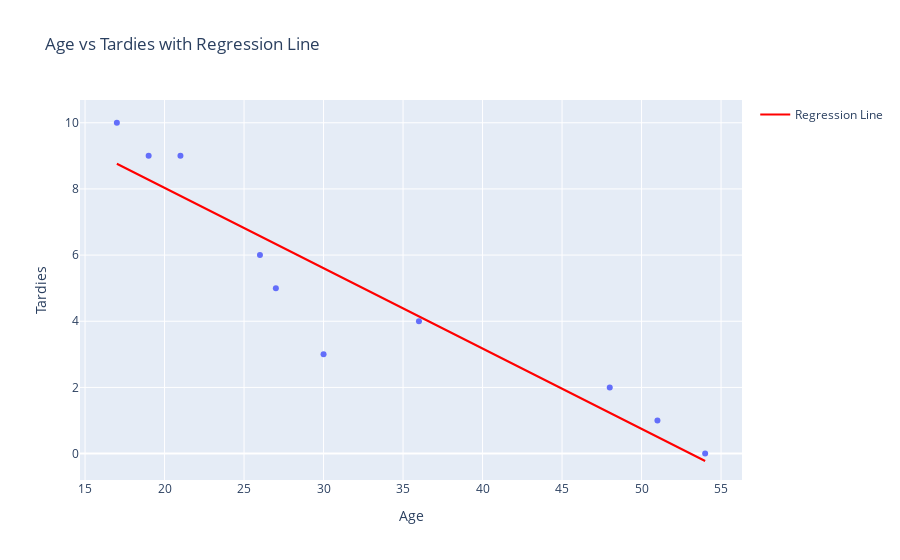

Notebook code cell kept with this figure:
### Markdown cell above
Plot your regression model on your scatter plot.

### Code cell
import plotly.graph_objects as go 

# Regressiemodel
model = smf.ols('Tardies ~ Age', data=student_data).fit()
student_data['Predicted_Tardies'] = model.predict(student_data['Age'])

# Basis scatterplot
fig = px.scatter(student_data, x='Age', y='Tardies', title='Age vs Tardies with Regression Line')

# Regessielijn toevoegen met Graph Object
fig.add_trace(go.Scatter(
    x=student_data['Age'],
    y=student_data['Predicted_Tardies'],
    mode='lines',
    name='Regression Line',
    line=dict(color='red')
))

# Tonen
fig.show()

### Figure 1 — Plotly figure (JSON) as saved in the notebook; plotly's stock layout.template omitted (floating-point values rounded to 4 significant figures)
{"data": [{"hovertemplate": "Age=%{x}<br>Tardies=%{y}<extra></extra>", "legendgroup": "", "marker": {"color": "#636efa", "symbol": "circle"}, "mode": "markers", "name": "", "orientation": "v", "showlegend": false, "type": "scatter", "x": [17, 51, 27, 21, 36, 48, 19, 26, 54, 30], "xaxis": "x", "y": [10, 1, 5, 9, 4, 2, 9, 6, 0, 3], "yaxis": "y"}, {"line": {"color": "red"}, "mode": "lines", "name": "Regression Line", "type": "scatter", "x": [17, 51, 27, 21, 36, 48, 19, 26, 54, 30], "y": [8.761, 0.5049, 6.333, 7.79, 4.147, 1.233, 8.275, 6.575, -0.2235, 5.604]}], "layout": {"legend": {"tracegroupgap": 0}, "title": {"text": "Age vs Tardies with Regression Line"}, "xaxis": {"anchor": "y", "domain": [0, 1], "title": {"text": "Age"}}, "yaxis": {"anchor": "x", "domain": [0, 1], "title": {"text": "Tardies"}}}}
